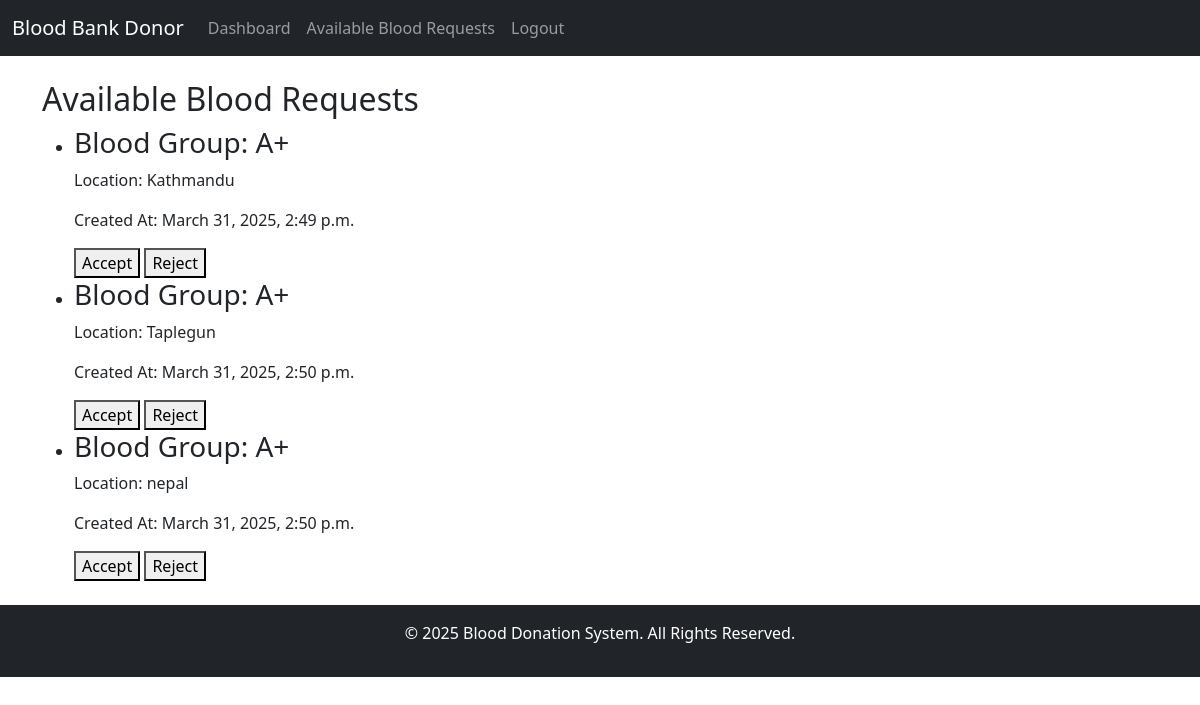
Page /donor/available-requests/ (signed in) on the committed database.
### myapp/models.py (models this page shows)
class BloodRequest(models.Model):
    STATUS_CHOICES = (
        ('pending', 'Pending'),
        ('processing', 'Processing'),
        ('completed', 'Completed'),
    )
    admin = models.ForeignKey(CustomUser, on_delete=models.CASCADE, limit_choices_to={'user_type': "1"})
    blood_group = models.CharField(max_length=4, choices=CustomUser.BLOOD_GROUPS)
    location = models.CharField(max_length=255)
    status = models.CharField(max_length=20, choices=STATUS_CHOICES, default='pending')
    created_at = models.DateTimeField(auto_now_add=True)

### myapp/views.py (the view)
# urls.py: path('donor/available-requests/', views.available_blood_requests, name='available_blood_requests'),
@login_required
@user_passes_test(is_donor)
def available_blood_requests(request):
    available_requests = BloodRequest.objects.filter(
        blood_group=request.user.blood_group
    ).exclude(
        responses__donor=request.user,
        responses__is_accepted=True
    ).exclude(
        responses__donor=request.user,
        responses__is_deleted=True
    ).exclude(
        responses__donor=request.user,
        responses__is_saved=True
    )
    return render(request, "donor/available_blood_requests.html", {
        "available_requests": available_requests
    })

### myapp/views.py (called while the page is built)
def is_donor(user):
    return user.is_authenticated and user.user_type == "3"

### myapp/templates/donor/available_blood_requests.html (shortened to what this page needs)
{% extends 'donor/donor_base.html' %}
{% block content %}
    <h2>Available Blood Requests</h2>
    {% if available_requests %}
        <ul>
            {% for request in available_requests %}
                <li>
                    <h3>Blood Group: {{ request.blood_group }}</h3>
                    <p>Location: {{ request.location }}</p>
                    <p>Created At: {{ request.created_at }}</p>
                    <form method="POST" action="{% url 'donor_response' request.id %}">
                        <button type="submit" name="action" value="accept">Accept</button>
                        <button type="submit" name="action" value="reject">Reject</button>
                    </form>
                </li>
            {% endfor %}
        </ul>
    {% else %}
        <p>No available requests at the moment.</p>
    {% endif %}
{% endblock %}

### rows in the picture
BloodRequest: blood_group "A+", location "Kathmandu", created_at "March 31, 2025, 2:49 p.m."
BloodRequest: blood_group "A+", location "Taplegun", created_at "March 31, 2025, 2:50 p.m."
BloodRequest: blood_group "A+", location "nepal", created_at "March 31, 2025, 2:50 p.m."
